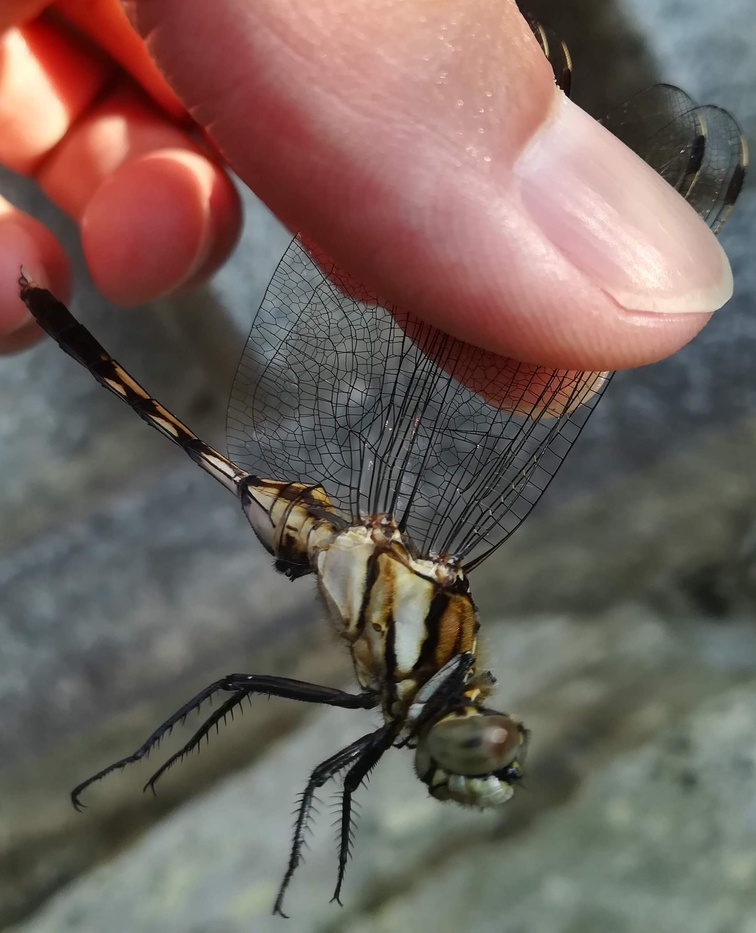
#> input picture data/dataset_T/example_03.jpg, 756 x 933 px, shrunk from 2201 x 2715 before the run, given as the content of the folder ../dataset_T/example_03.jpg, which was not available
$ python make_dragonfly_mask.py ../dataset_T/example_03.jpg out.png
#> lines starting #> are read from the running program, lines starting #| are printed output that depends on the picture; after the words box and inside, x2 and y2 are one past the last pixel; in counts of white or black regions, pixels touching at a corner belong together; pictures that were not available may be replaced by others from this repository, and a replacement may not be noted
import os
import sys
import glob
import random
import shutil
import numpy as np
import cv2


def make_mask(f_input, f_output):

#> called with f_input = '_only/example_03.jpg'
    img = cv2.imread(f_input)
#> img is the input picture: shape (933, 756, 3); mean B, G, R 92.7, 99.3, 114.5
    b_ch, g_ch, r_ch = cv2.split(img)
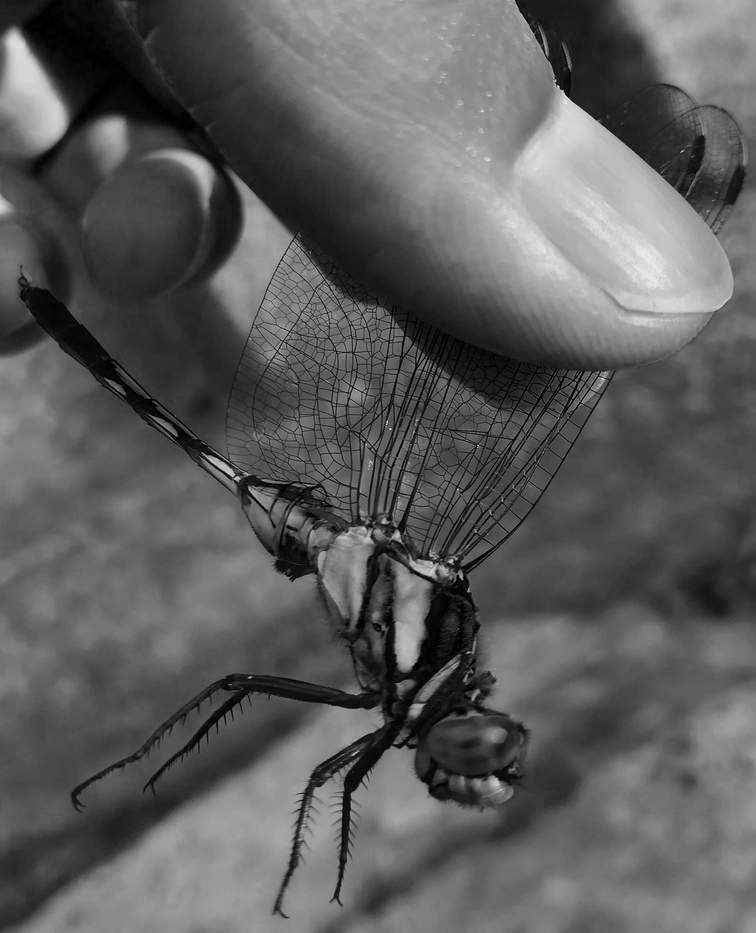
#> b_ch: shape (933, 756); min 0, max 239, mean 92.7
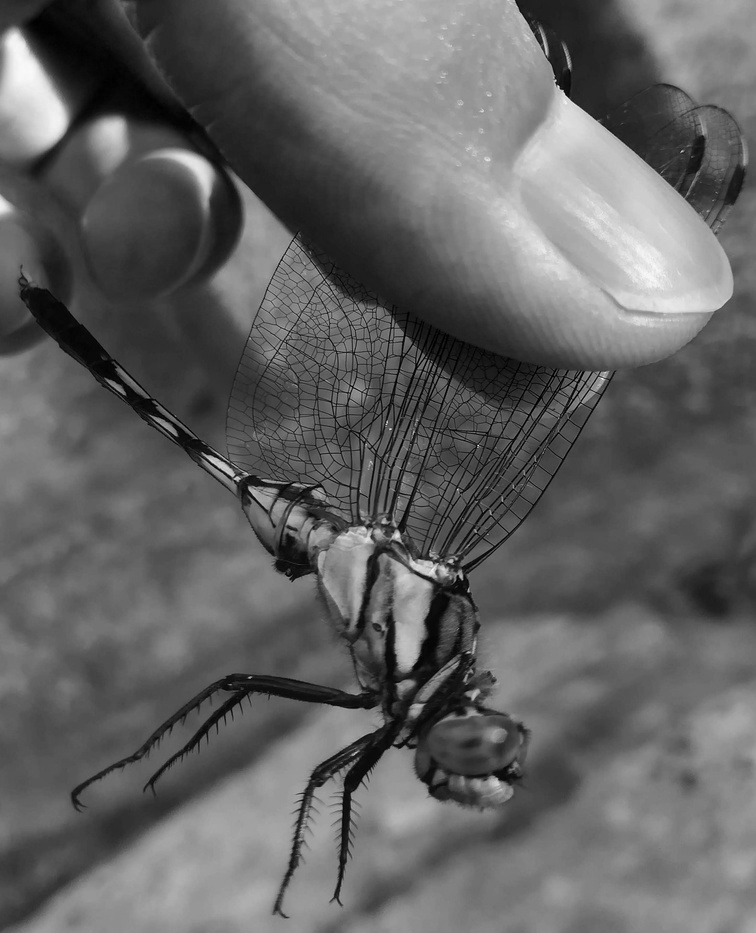
#> g_ch: shape (933, 756); min 0, max 249, mean 99.3
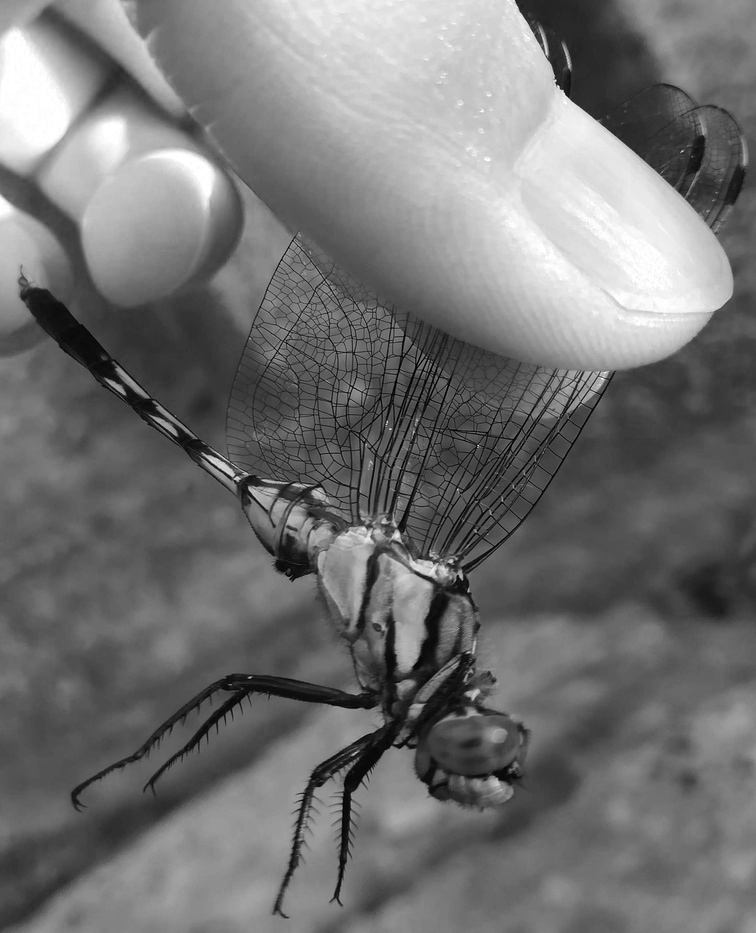
#> r_ch: shape (933, 756); min 0, max 255, mean 114.5

    img = cv2.fastNlMeansDenoisingColored(img, None, 2, 2, 9, 17)
    img_dragonfly = cv2.cvtColor(img, cv2.COLOR_BGR2GRAY)
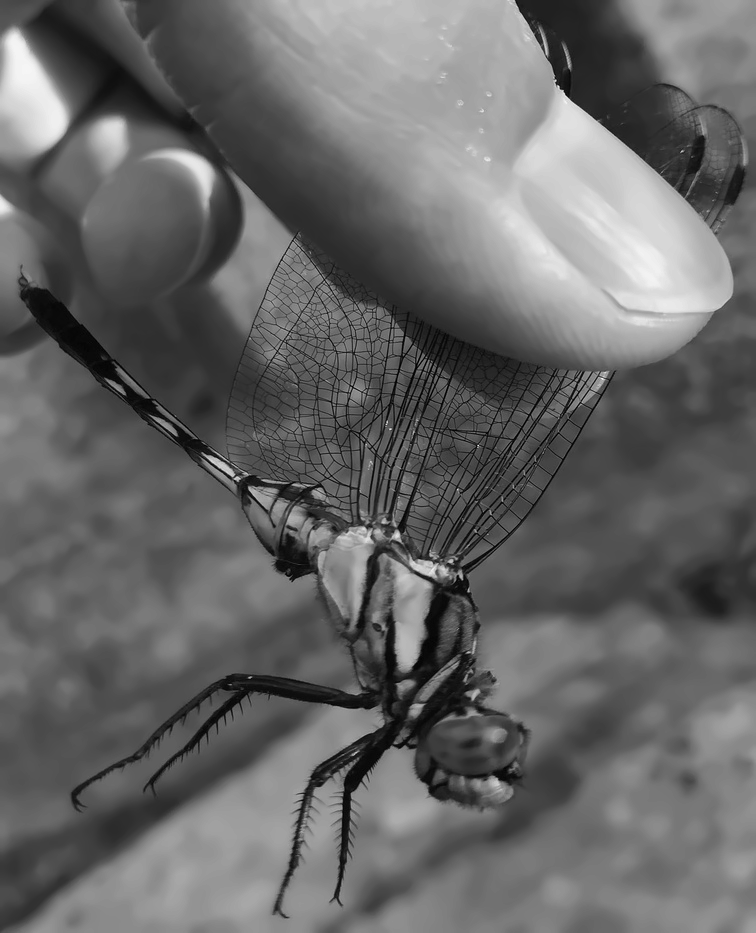
#> img_dragonfly: shape (933, 756); min 0, max 246, mean 102.8

    img_dragonfly = cv2.adaptiveThreshold(img_dragonfly, 255, cv2.ADAPTIVE_THRESH_GAUSSIAN_C,\
            cv2.THRESH_BINARY_INV, 25, 9)
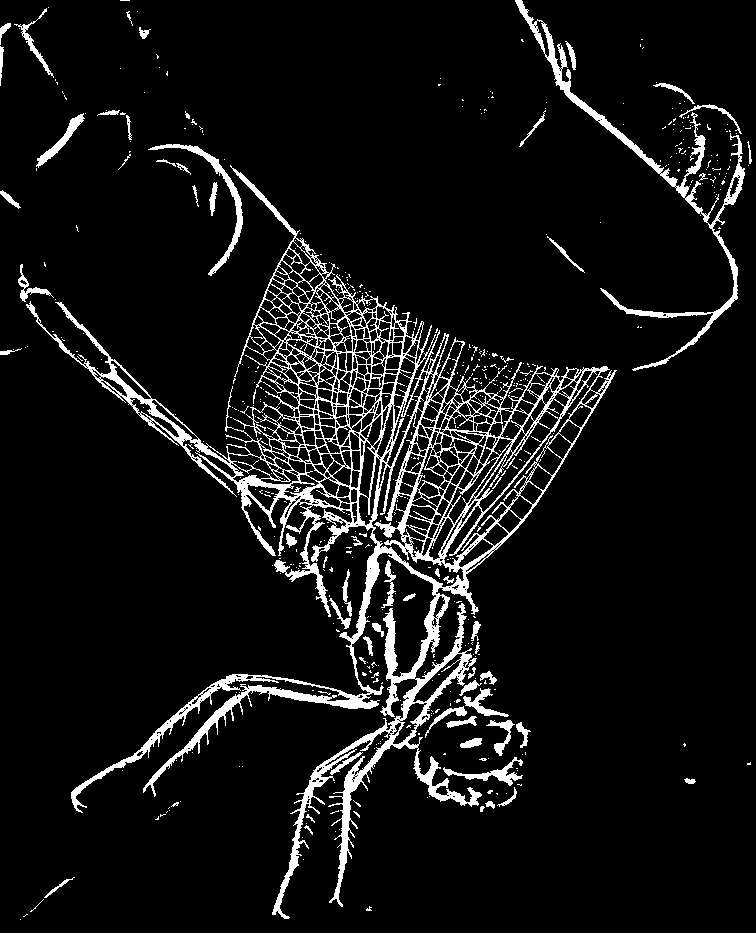
#> img_dragonfly: shape (933, 756); 7.7% white; 529 white regions (466 under 20 px), largest, box (x1, y1, x2, y2) and area: (26, 165, 617, 919) 40189, (515, 0, 745, 371) 4581, (148, 144, 243, 276) 1089

    kernel = np.ones((2, 2), np.uint8)
    img_dragonfly = cv2.dilate(img_dragonfly, kernel, iterations=3)
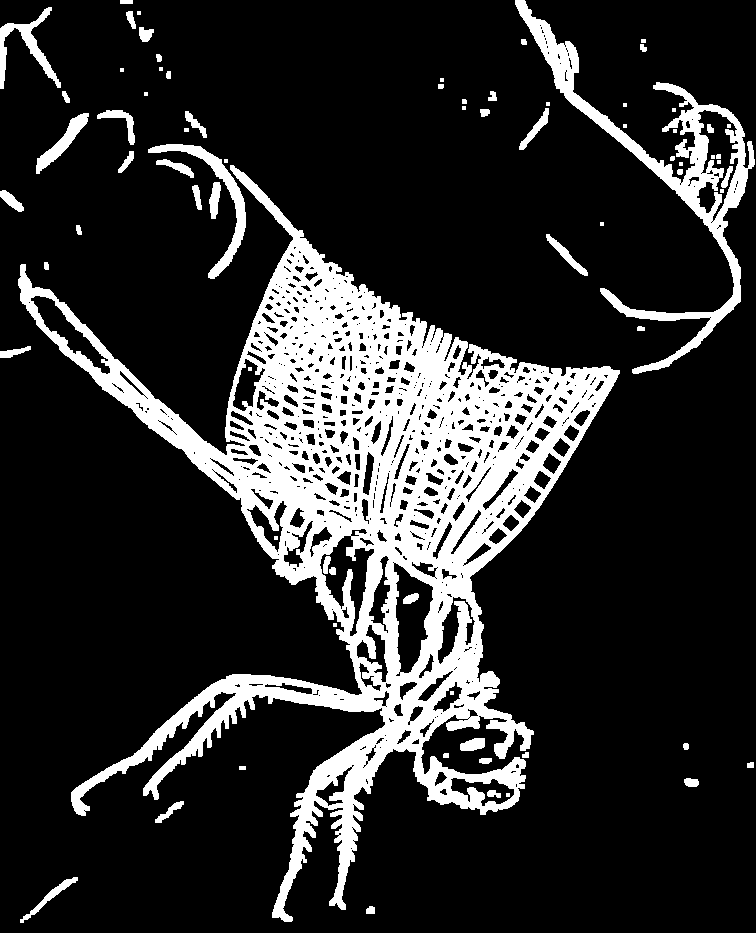
#> img_dragonfly: shape (933, 756); 18% white; 75 white regions (23 under 20 px), largest, box (x1, y1, x2, y2) and area: (18, 165, 620, 922) 106372, (515, 0, 755, 374) 11069, (148, 144, 246, 279) 1894

    img_bgra = cv2.merge((b_ch, g_ch, r_ch, img_dragonfly))
    cv2.imwrite(f_output, img_bgra)


if __name__ == '__main__':

    data_path = sys.argv[1]
    output_path = sys.argv[2]

    if not os.path.exists(output_path):
        os.mkdir(output_path)

    for d in sorted(glob.glob(os.path.join(data_path, '*'))):
        d_output_path = os.path.join(output_path, os.path.basename(d))

        if not os.path.exists(d_output_path):
            os.mkdir(d_output_path)

        for f in glob.glob(os.path.join(d, '*')):
            f_output_path = os.path.join(d_output_path, 'mask_' + os.path.basename(f))
            f_output_path = os.path.splitext(f_output_path)[0] + '.png'
            make_mask(f, f_output_path)

$ run again, on data/dataset_T/example_04.jpg
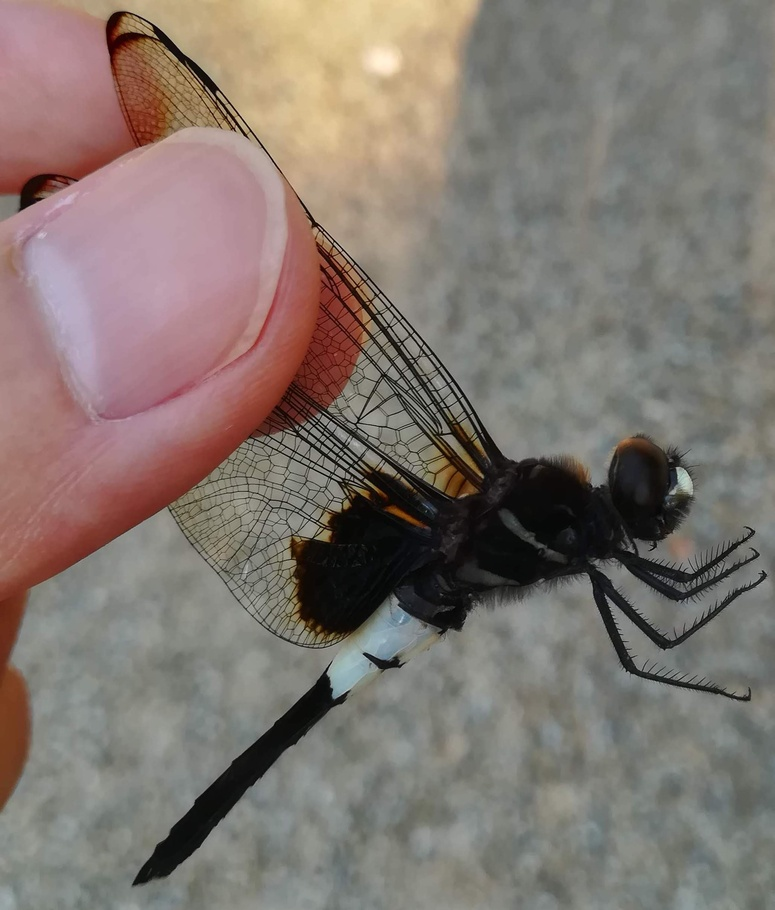
#> input picture data/dataset_T/example_04.jpg, 775 x 910 px, shrunk from 2060 x 2419 before the run, given as the content of the folder ../dataset_T/example_04.jpg, which was not available
#> in make_mask, img is the input picture: shape (910, 775, 3); mean B, G, R 111.5, 118.1, 128.5
#> in make_mask, `img_dragonfly = cv2.adaptiveThreshold(img_dragonfly, 255, cv2.ADAPTIVE..`:
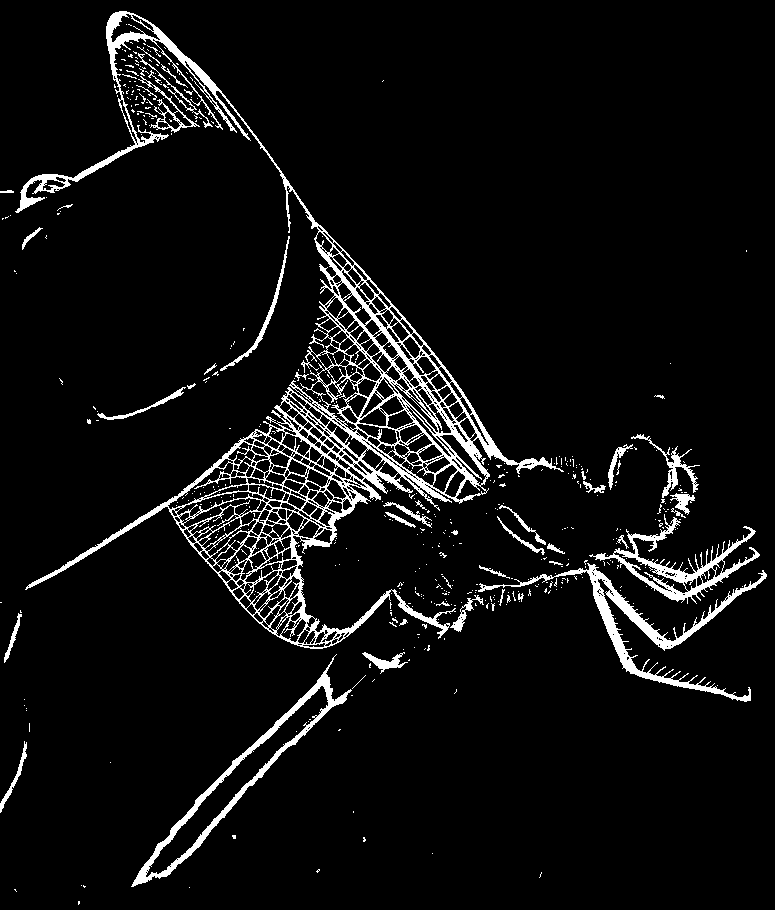
#> img_dragonfly: shape (910, 775); 6.1% white; 464 white regions (416 under 20 px), largest, box (x1, y1, x2, y2) and area: (15, 11, 564, 649) 26030, (478, 563, 767, 702) 3960, (131, 654, 352, 887) 3395
#> in make_mask, `img_dragonfly = cv2.dilate(img_dragonfly, kernel, iterations=3)`:
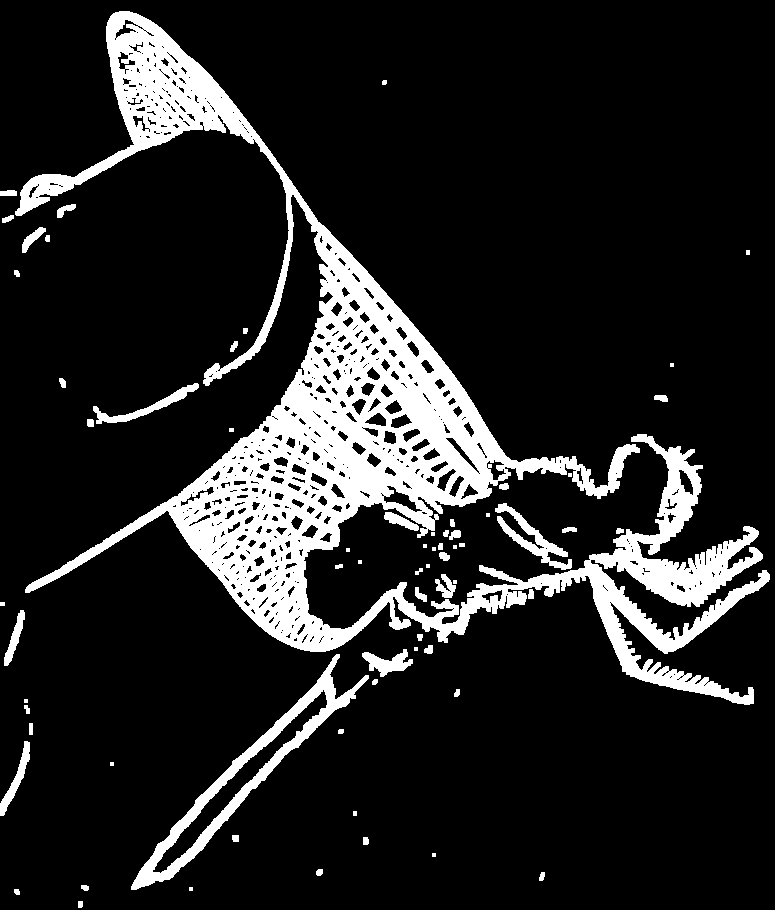
#> img_dragonfly: shape (910, 775); 14.5% white; 68 white regions (16 under 20 px), largest, box (x1, y1, x2, y2) and area: (15, 11, 770, 705) 89308, (131, 654, 369, 890) 6149, (495, 503, 572, 570) 1320

$ run again, on data/dataset_T/example_05.jpg
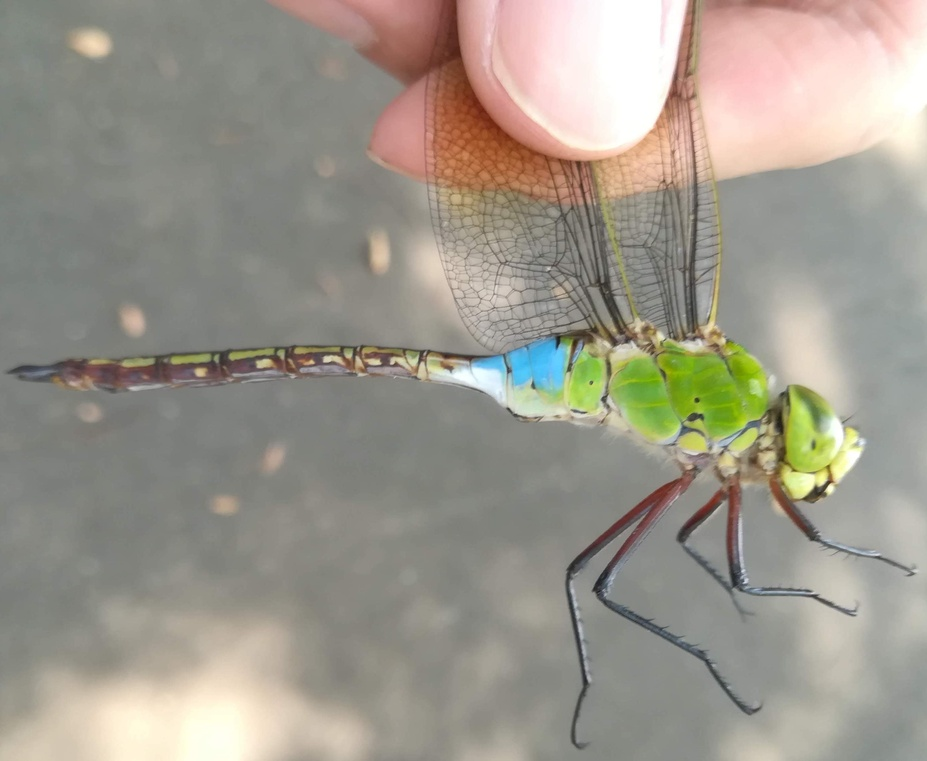
#> input picture data/dataset_T/example_05.jpg, 927 x 761 px, shrunk from 3027 x 2487 before the run, given as the content of the folder ../dataset_T/example_05.jpg, which was not available
#> in make_mask, img is the input picture: shape (761, 927, 3); mean B, G, R 140, 151.3, 156.4
#> in make_mask, `img_dragonfly = cv2.adaptiveThreshold(img_dragonfly, 255, cv2.ADAPTIVE..`:
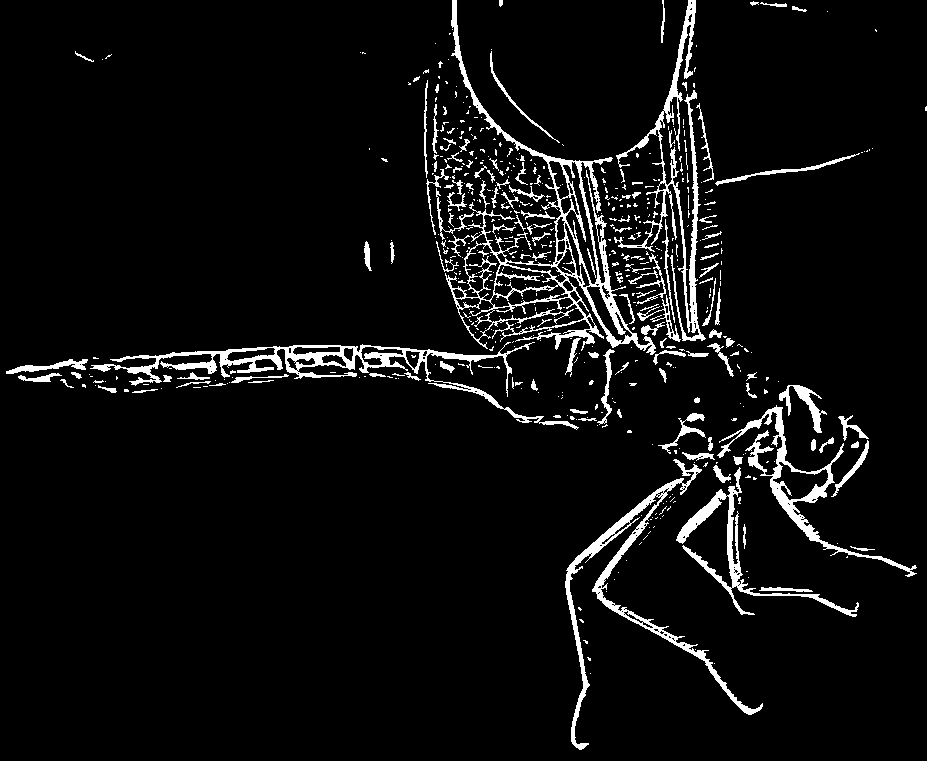
#> img_dragonfly: shape (761, 927); 5.6% white; 577 white regions (438 under 20 px), largest, box (x1, y1, x2, y2) and area: (445, 0, 656, 355) 7780, (90, 342, 579, 430) 5163, (565, 459, 763, 750) 4199
#> in make_mask, `img_dragonfly = cv2.dilate(img_dragonfly, kernel, iterations=3)`:
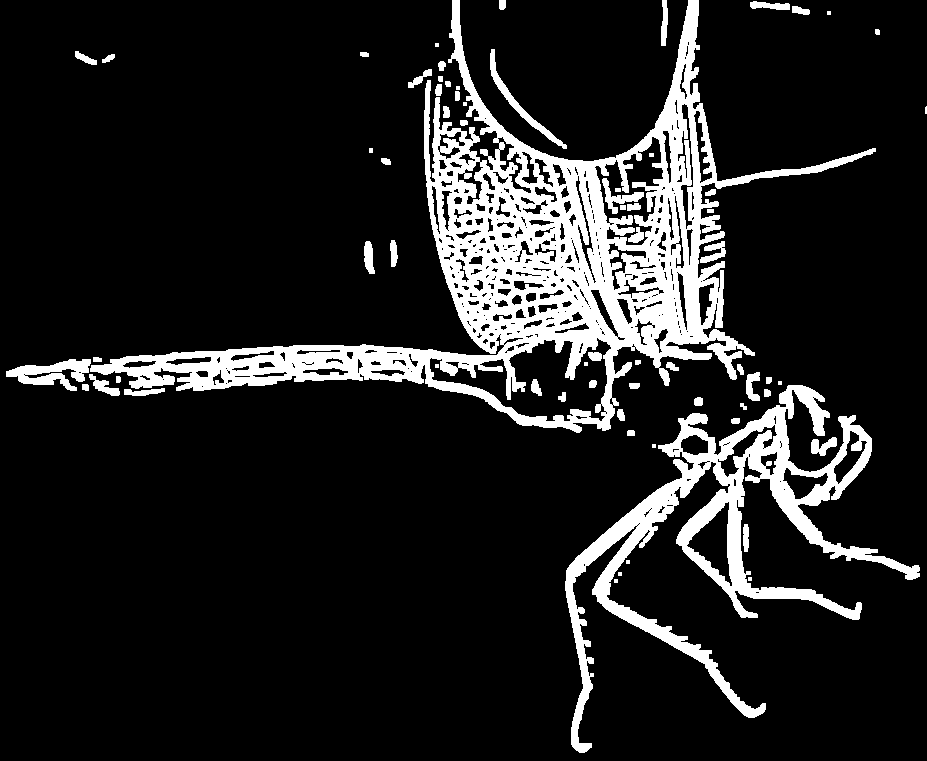
#> img_dragonfly: shape (761, 927); 13.3% white; 69 white regions (13 under 20 px), largest, box (x1, y1, x2, y2) and area: (90, 0, 876, 433) 63040, (565, 385, 920, 753) 23076, (6, 359, 91, 391) 1355
